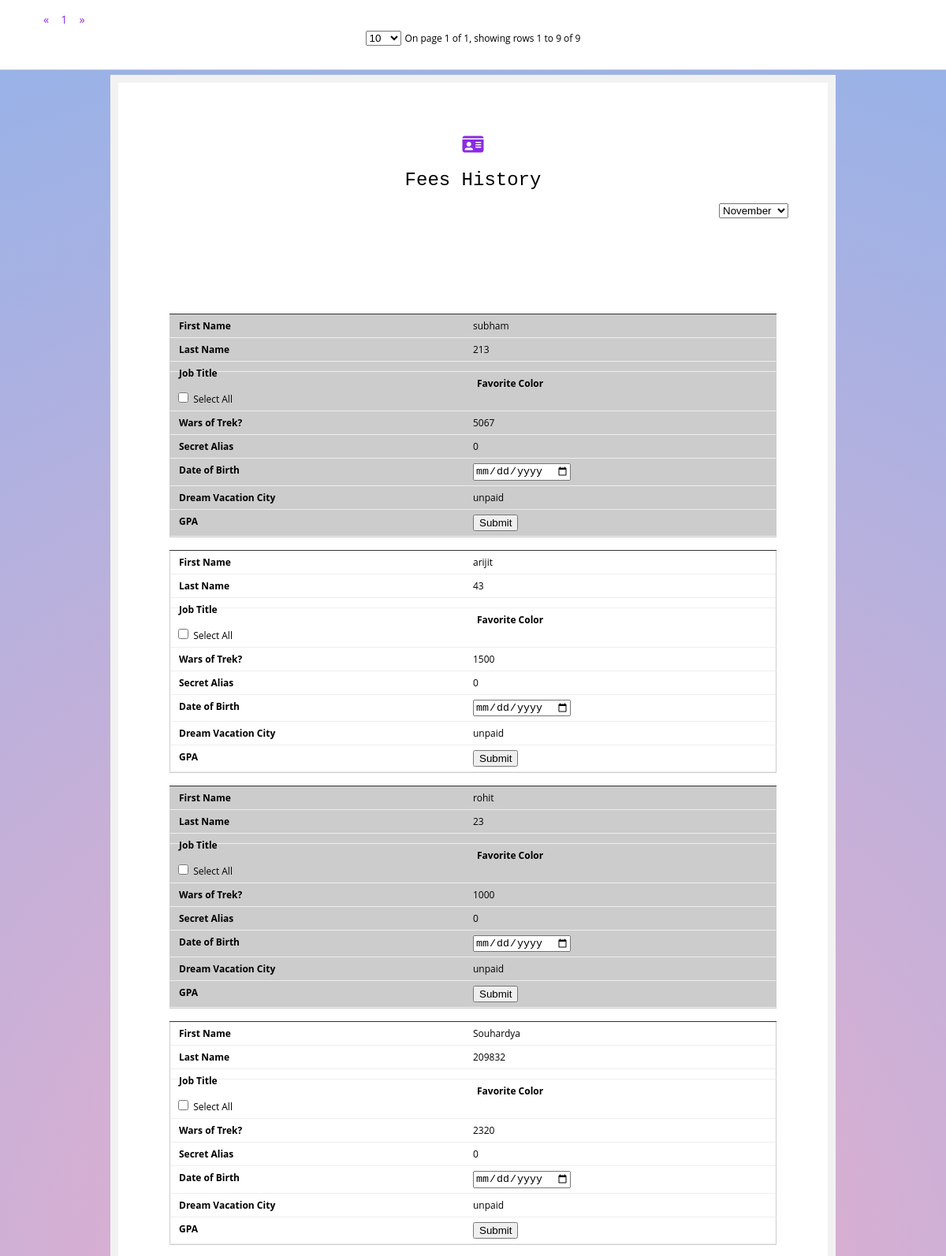
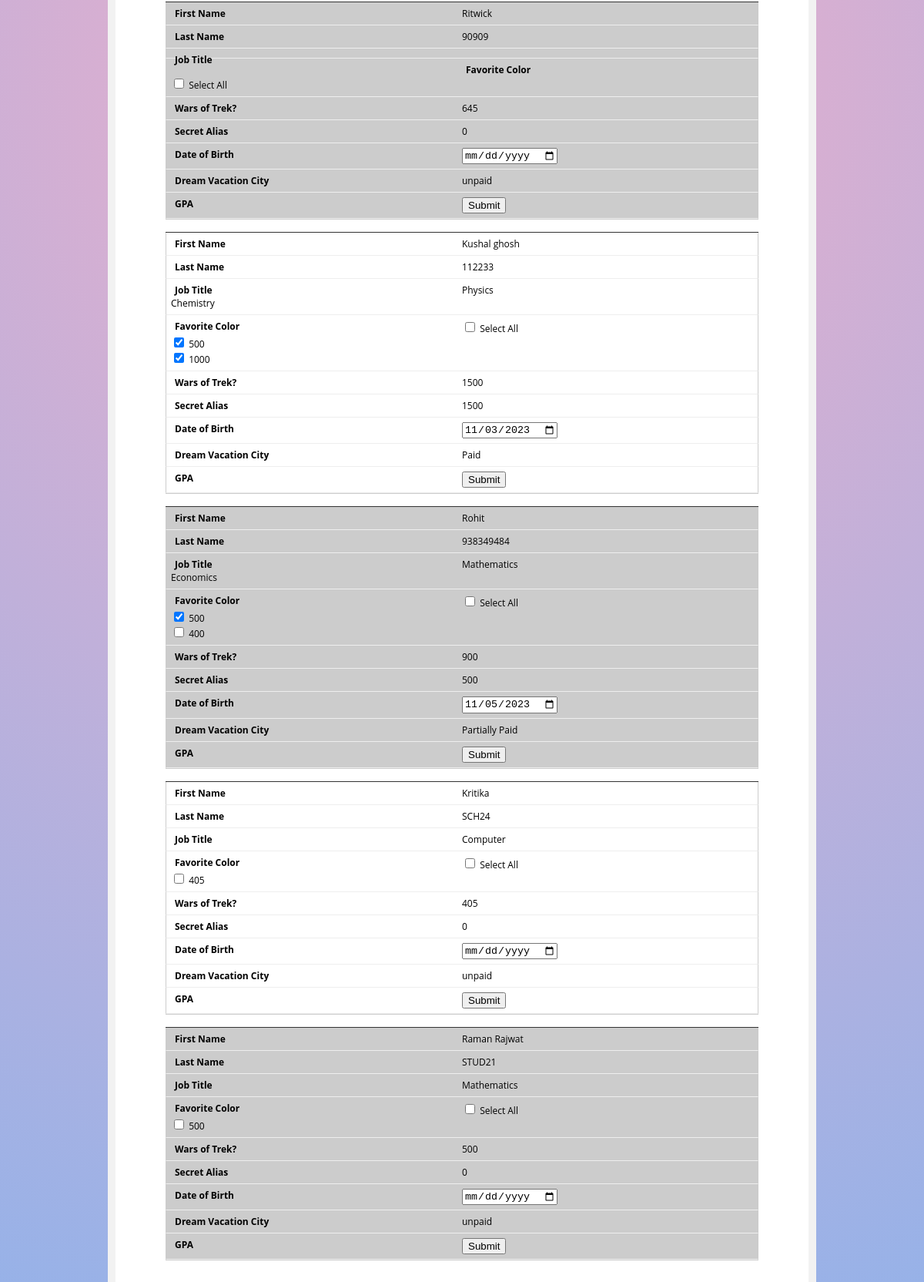
The page /fees_history.php on the database its author committed (2 pictures, top to bottom).
### tables this page shows
CREATE TABLE `student_activity` (
  `Activity_id` int(11) NOT NULL,
  `Student_id` int(50) NOT NULL,
  `Category_id` int(50) NOT NULL,
  `Subject_group_id` int(255) NOT NULL,
  `Subject_id` int(50) NOT NULL,
  `Actual_fees` int(50) NOT NULL,
  `Joining_date` date NOT NULL,
  `Month` varchar(20) NOT NULL,
  `Teacher_id` int(50) NOT NULL,
  `Status` char(1) NOT NULL DEFAULT 'Y'
);

CREATE TABLE `subject_master` (
  `Subject_id` int(11) NOT NULL,
  `Subject_name` varchar(500) NOT NULL,
  `Category_id` int(11) NOT NULL,
  `Subject_group_id` int(250) NOT NULL,
  `Status` varchar(25) NOT NULL
);

### fees_history.php (the view, shortened to what this page needs)
<?php
include("conn.php");
if(empty($_REQUEST['month'])){
    $curr_month=date("m");
}
else{
    $curr_month=$_REQUEST['month'];
}
$sql=mysqli_query($conn,"SELECT `student_activity`.`Student_id` AS 'id',`Student_name`,`Student_reg_no`,SUM(`Actual_fees`) AS 'Fees' FROM `student_registration` INNER JOIN  `student_activity` ON `student_registration`.`Student_id`=`student_activity`.`Student_id` GROUP BY `student_activity`.`Student_id`");
?>
<!DOCTYPE html>
<html lang="en">
<head>
    <link rel = "stylesheet" href="https://cdnjs.cloudflare.com/ajax/libs/font-awesome/6.1.1/css/all.min.css" />
    <link rel="stylesheet"  href="student_list.css">
</head>
<body>
<div class="form-box">
  <h1><a href="index.php"><i class="fa-sharp fa-solid fa-id-card"></i></a></h1>
  <h1>Fees History</h1>
<div style="display:flex;justify-content:end">
<select onchange="month(this.value)">
<option value="11" <?php if($curr_month=="11") echo "selected"; ?>>November</option>
</select>
</div>
<div id="DataTable">
  <div id="table_box_bootstrap"></div>
  <table>
    <tbody class="scroll-pane">
        <?php $i=0;  while($arr=mysqli_fetch_array($sql)){?>
        <tr>
            <?php
            $paid=0;
            $id=$arr['id'];
            $query=mysqli_query($conn,"SELECT * FROM `fees_history` WHERE `student_id`='$id' AND `month` LIKE '%$curr_month'");
            $lat_date=mysqli_fetch_array(mysqli_query($conn,"SELECT MAX(date) AS 'date' FROM `fees_history` WHERE `student_id`='$id' AND `month` LIKE '%$curr_month'"));
            if($lat_date)
            {
                $lat_date=$lat_date['date'];
            }
            $arr_it=array();
            while($fees=mysqli_fetch_array($query))
            {
                array_push($arr_it,$fees['subject_id']);
            }
            ?>
        <td  id="id-<?php echo $i ?>" data-id="<?php echo $arr['id']; ?>"><?php echo $arr['Student_name'] ?></td>
        <td><?php echo $arr['Student_reg_no'] ?></td>
        <?php
        $subject=mysqli_query($conn,"SELECT * FROM `student_activity` INNER JOIN `subject_master` ON `student_activity`.`Subject_id`=`subject_master`.`Subject_id` WHERE `Student_id`='$id'");
        ?>
        <td>
            <?php while($sub=mysqli_fetch_array($subject)){
                echo $sub['Subject_name']."<br/>";
                }?>
        </td>
        <td><?php
        $subject=mysqli_query($conn,"SELECT * FROM `student_activity` INNER JOIN `subject_master` ON `student_activity`.`Subject_id`=`subject_master`.`Subject_id` WHERE `Student_id`='$id'");
         ?>
         <input type="checkbox" class="fees_all-<?php echo $i ?>" onclick="select_all(<?php echo $i ?>)" value="<?php echo $arr['Fees'] ?>"> Select All <br>
        <?php
        while($sub2=mysqli_fetch_array($subject)){ ?>
              <input type="checkbox" class="fees-<?php echo $i ?>"  data-sub='<?php echo $sub2['Subject_id'] ?>' value="<?php echo $sub2['Actual_fees'] ?>" onclick="fees(this,<?php echo $i ?>)" <?php if(in_array($sub2['Subject_id'] ,$arr_it)) { echo "checked"; $paid+=$sub2['Actual_fees']; } ?> > <?php echo  $sub2['Actual_fees']; ?><br/>
             <?php   }?>
                </td>
        <td><?php echo $arr['Fees'] ?></td>
        <td id="paid-<?php  echo $i  ?>"><?php echo $paid; ?></td>
        <td><input type="date" class="date-<?php echo $i ?>" <?php if($lat_date){ ?> value="<?php echo $lat_date ?>" <?php } ?>></td>
        <td><?php echo  $paid==0 ?  "unpaid" : ($paid<$arr['Fees'] ?  "Partially Paid" :  "Paid"); ?></td>
        <td><input type="button" value="Submit" onclick="submit(<?php echo $i ?>)"></td>
        </tr>
        <?php $i++; } ?>
  </tbody>
</table>
</div>
        </div>
</body>
</html>

### student_list.css (style rules this page uses)
body { counter-reset: my-sec-counter; font-family: 'Open Sans', sans-serif; font-size: 12px; background: rgb(238,174,202); background: radial-gradient(circle, rgba(238,174,202,1) 0%, rgba(148,178,233,1) 100%); margin-top: 95px; }
.form-box { max-width: 800px; margin: auto; padding: 50px; background: #ffffff; border: 10px solid #f2f2f2; }
h1 { text-align: center; font-family:Arial, Helvetica, sans-serif; font: 2em "typewriter", monospace; align-self: center; }
#DataTable { position:relative; padding: 15px; box-sizing: border-box; }
table { width: 100%; border-collapse: collapse; }
td, th { padding: 6px; border: 1px solid #ccc; text-align: left; box-sizing: border-box; }
tr:nth-of-type(odd) { background: #eee; }
@media only screen 
      and (max-width: 760px), (min-device-width: 768px) 
      and (max-device-width: 1024px) { table { margin-top: 106px; } }
@media only screen 
      and (max-width: 760px), (min-device-width: 768px) 
      and (max-device-width: 1024px) { table, thead, tbody, th, td, tr { display: block; } }
@media only screen 
      and (max-width: 760px), (min-device-width: 768px) 
      and (max-device-width: 1024px) { tr { margin: 0 0 1rem 0; overflow: auto; border-bottom: 1px solid #ccc; } }
@media only screen 
      and (max-width: 760px), (min-device-width: 768px) 
      and (max-device-width: 1024px) { tbody tr:before { counter-increment: my-sec-counter; content: ""; background-color:#333; display: block; height: 1px; } }
@media only screen 
      and (max-width: 760px), (min-device-width: 768px) 
      and (max-device-width: 1024px) { tr:nth-child(odd) { background: #ccc; } }
@media only screen 
      and (max-width: 760px), (min-device-width: 768px) 
      and (max-device-width: 1024px) { td { border: none; border-bottom: 1px solid #eee; margin-right: 0%; display: block; border-right: 1px solid #ccc; border-left: 1px solid #ccc; box-sizing:border-box; } }
@media only screen 
      and (max-width: 760px), (min-device-width: 768px) 
      and (max-device-width: 1024px) { td:before { font-weight: bold; width: 50%; float:left; box-sizing:border-box; padding-left: 5px; } }
@media only screen 
      and (max-width: 760px), (min-device-width: 768px) 
      and (max-device-width: 1024px) { td:nth-of-type(1):before { content: "First Name"; } }
@media only screen 
      and (max-width: 760px), (min-device-width: 768px) 
      and (max-device-width: 1024px) { td:nth-of-type(2):before { content: "Last Name"; } }
@media only screen 
      and (max-width: 760px), (min-device-width: 768px) 
      and (max-device-width: 1024px) { td:nth-of-type(3):before { content: "Job Title"; } }
@media only screen 
      and (max-width: 760px), (min-device-width: 768px) 
      and (max-device-width: 1024px) { td:nth-of-type(4):before { content: "Favorite Color"; } }
@media only screen 
      and (max-width: 760px), (min-device-width: 768px) 
      and (max-device-width: 1024px) { td:nth-of-type(5):before { content: "Wars of Trek?"; } }
@media only screen 
      and (max-width: 760px), (min-device-width: 768px) 
      and (max-device-width: 1024px) { td:nth-of-type(6):before { content: "Secret Alias"; } }
@media only screen 
      and (max-width: 760px), (min-device-width: 768px) 
      and (max-device-width: 1024px) { td:nth-of-type(7):before { content: "Date of Birth"; } }
@media only screen 
      and (max-width: 760px), (min-device-width: 768px) 
      and (max-device-width: 1024px) { td:nth-of-type(8):before { content: "Dream Vacation City"; } }
@media only screen 
      and (max-width: 760px), (min-device-width: 768px) 
      and (max-device-width: 1024px) { td:nth-of-type(9):before { content: "GPA"; } }
a { color: blueviolet; }

### rows shown on the page
student_activity: Subject.Subject_name "Physics", Actual_fees "500"
student_activity: Subject.Subject_name "Chemistry", Actual_fees "1000"
subject_master: Subject_id "☑"
subject_master: Subject_id "☑"
student_activity: Subject.Subject_name "Mathematics", Actual_fees "500"
student_activity: Subject.Subject_name "Economics", Actual_fees "400"
subject_master: Subject_id "☑"
student_activity: Subject.Subject_name "Computer", Actual_fees "405"
student_activity: Subject.Subject_name "Mathematics", Actual_fees "500"

### other values the page prints
$arr['Student_name'] "subham"
$arr['Student_reg_no'] "213"
$arr['Fees'] "5067"
$paid "0"
$arr['Student_name'] "arijit"
$arr['Student_reg_no'] "43"
$arr['Fees'] "1500"
$arr['Student_name'] "rohit"
$arr['Student_reg_no'] "23"
$arr['Fees'] "1000"
$arr['Student_name'] "Souhardya"
$arr['Student_reg_no'] "209832"
$arr['Fees'] "2320"
$arr['Student_name'] "Ritwick"
$arr['Student_reg_no'] "90909"
